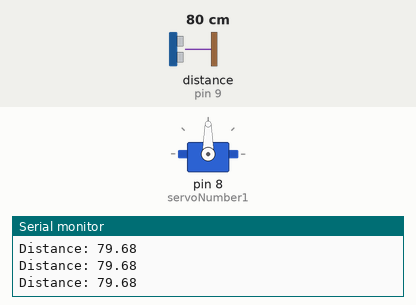
Bench run of a sketch on a simulated Arduino Uno, built with avr-gcc and run on an emulated ATmega328P. Parts: servo, the last lines printed to the serial monitor. Wiring (inferred from the names in the program): ultrasonic range finder: trigger pin 10; echo pin 9. The inputs (shaded band) are chosen by the test bench; at power-on: distance to the obstacle (sensor on pin 9) 80 cm. The echo pulse lasts 58.3 µs per cm.

Above: at 1.2 s.
1.3 s: distance to the obstacle (sensor on pin 9) set to 56 cm
4.3 s: distance to the obstacle (sensor on pin 9) set to 47 cm
At 5.0 s:
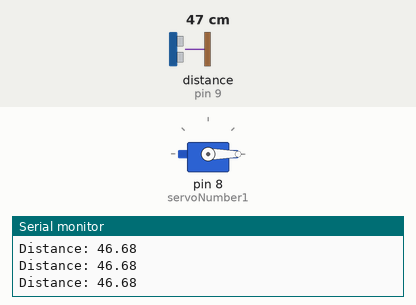
6.0 s: distance to the obstacle (sensor on pin 9) set to 120 cm
At 7.3 s:
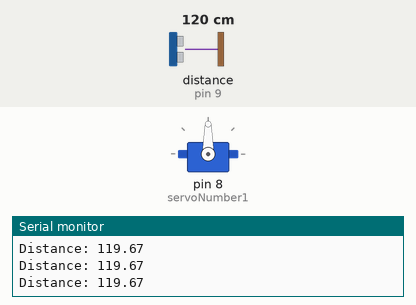
7.6 s: distance to the obstacle (sensor on pin 9) set to 2 cm
At 9.2 s:
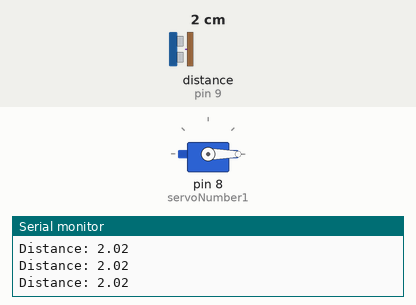
Timing chart, 0 to 10.2 s (numbered marks = the images above; inputs shaded):
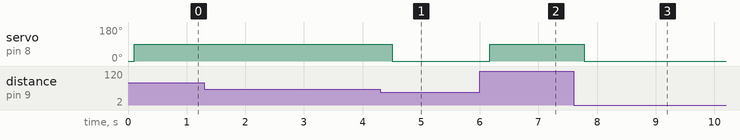

The sketch:

main.ino
```cpp
// Uses a ultrasonic distance sensor to determine if a servo spins
// Created by: Jakub Malhotra
// Created on: October 2023

#include <Servo.h>

Servo servoNumber1;
const int trigPin = 10;
const int echoPin = 9;
float duration, distance;

// setup
void setup() {
    pinMode(trigPin, OUTPUT);
    pinMode(echoPin, INPUT);
    Serial.begin(9600);
    servoNumber1.attach(8);
    servoNumber1.write(0);
}

// loop
void loop() {
    digitalWrite(trigPin, LOW);
    delayMicroseconds(2);
    digitalWrite(trigPin, HIGH);
    delayMicroseconds(10);
    digitalWrite(trigPin, LOW);

    duration = pulseIn(echoPin, HIGH);
    distance = (duration*.0343)/2;
    Serial.print("Distance: ");
    Serial.println(distance);
    delay(100);

    if (distance > 50) {
        servoNumber1.write(90);
    } else {
        servoNumber1.write(0);
    }

}
```

Measured:
- the behaviour switches between 51 and 50 cm on distance to the obstacle (sensor on pin 9) (found by bisection; images 0 and 1)
- after the input at 4.3 s, servo on pin 8 (servoNumber1): 90° → 0° after 0.20 s
- after the input at 6.0 s, servo on pin 8 (servoNumber1): 0° → 90° after 0.17 s
- after the input at 7.6 s, servo on pin 8 (servoNumber1): 90° → 0° after 0.18 s
